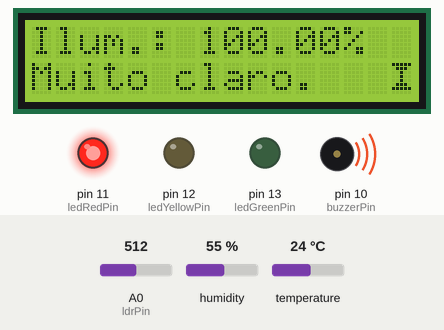
Bench run of a sketch on a simulated Arduino Uno, built with avr-gcc and run on an emulated ATmega328P. Shown: 16×2 character LCD, output pins drawn as LEDs (lit = HIGH), buzzer (waves = sounding). Inputs (shaded band) come from the test bench; at power-on: humidity 55 %, A0 (ldrPin) = 512, temperature 24 °C. What the sketch prints to the serial monitor is not drawn.

Above: at 5.2 s.
At 16.6 s:
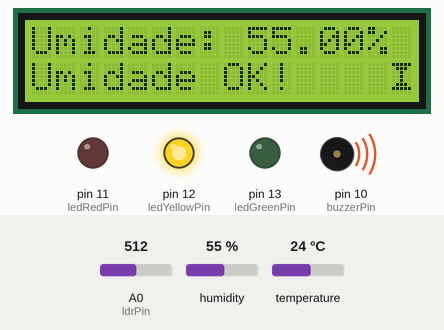
16.7 s: humidity set to 51 %
At 30.6 s:
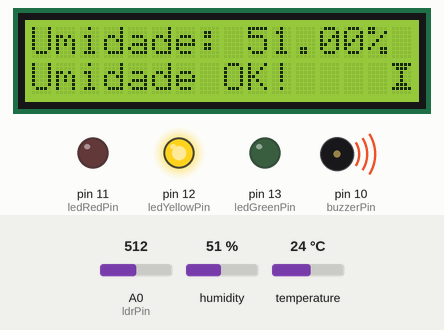
30.7 s: humidity set to 48 %
At 46.8 s:
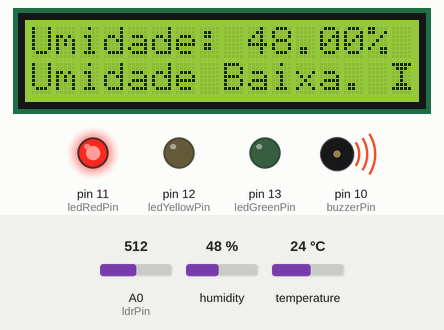
Timing chart, 0 to 56.8 s (numbered marks = the images above; inputs shaded):
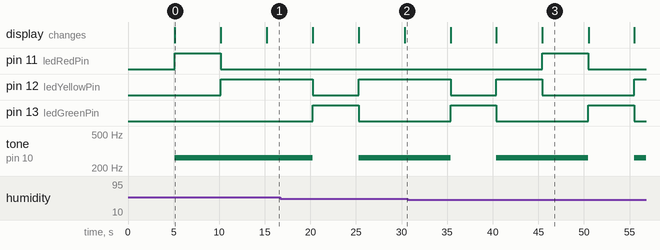

The sketch:

cp2_edge.ino
```cpp
 //Library to use DHT sensor
#include <Adafruit_Sensor.h>
#include <DHT.h>
#include <DHT_U.h>

//Library to use LCD
#include <Wire.h>
#include <LiquidCrystal_I2C.h>

#define DHTTYPE DHT22
#define DHTPIN 2
DHT_Unified dht(DHTPIN, DHTTYPE);
uint32_t delayMS;

#define col 16
#define lin 2
#define ende 0x27

LiquidCrystal_I2C lcd(ende, col, lin);

byte pilar[8] = {
    B11111,
    B01110,
    B00100,
    B00100,
    B00100,
    B01110,
    B11111,
};

int ledRedPin = 11;
int ledYellowPin = 12;
int ledGreenPin = 13;
int ldrPin = A0;
int ldrValue = 0;
int buzzerPin = 10;

void setup() {
  //Serial monitor 9600 bps
  Serial.begin(9600);

  //Led's configuration
  pinMode(ledRedPin, OUTPUT);
  pinMode(ledYellowPin, OUTPUT);
  pinMode(ledGreenPin, OUTPUT);
  pinMode(buzzerPin, OUTPUT);


  //Starting sensor DHT
  dht.begin();
  Serial.println("Usando o Sensor DHT");
  sensor_t sensor; //Perguntar para o professor

  //Getting info about temp.
  dht.temperature().getSensor(&sensor);

  //Getting info about humidity.
  dht.humidity().getSensor(&sensor);

  //Settings of LCD
  lcd.init();
  lcd.backlight();
  lcd.clear();
  lcd.setCursor(0, 0);
  lcd.print("Grupo Pilar!");
  lcd.createChar(0, pilar);
  lcd.setCursor(15, 1);
  lcd.write(byte(0));
  delayMS = 5000;

}

void loop() {
  float tempSum = 0;
  float humidSum = 0;
  float lightSum = 0;
  int count = 0;
  int ldrValuePercentual = map(ldrValue, 1015, 8, 0, 100);

  delay(delayMS);

  for(int i = 0; i < 5; i++){
    sensors_event_t event;
    dht.temperature().getEvent(&event);
    tempSum += event.temperature;

    dht.humidity().getEvent(&event);
    humidSum += event.relative_humidity;

    lightSum += ldrValuePercentual;

    count ++;
  }

  float averageTemp = tempSum / count;
  float averageHumid = humidSum / count;
  float averageLight = lightSum / count;

  lcd.clear();

  ldrValue = analogRead(ldrPin);
  Serial.println(averageLight);
  Serial.println(averageHumid);
  Serial.println(averageTemp);
  Serial.println(ldrValue);

  if(isnan(averageLight)){
    lcd.setCursor(0, 0);
    lcd.print("Erro Iluminação");
  }
  else {
    lcd.setCursor(0, 0);
    lcd.print("Ilum.: ");
    lcd.print(averageLight);
    lcd.print("%");
    lcd.setCursor(15,1);
    lcd.write(byte(0));

    if(averageLight == 100){
        digitalWrite(ledYellowPin, LOW);
        digitalWrite(ledGreenPin, LOW);
        digitalWrite(ledRedPin, HIGH);
        tone(buzzerPin, 262);
        lcd.setCursor(0, 1);
        lcd.print("Muito claro.");
    }
    else if (averageLight >= 50){
      digitalWrite(ledRedPin, LOW);
      digitalWrite(ledGreenPin, LOW);
      digitalWrite(ledYellowPin, HIGH);
      noTone(buzzerPin);
      lcd.setCursor(0, 1);
      lcd.print("Meia luz.");
    }
    else {
      digitalWrite(ledGreenPin, HIGH);
      digitalWrite(ledYellowPin, LOW);
      digitalWrite(ledRedPin, LOW);
      noTone(buzzerPin);
      lcd.print("Luminosidade OK!");
    }
  }

  delay(delayMS);
  lcd.clear();

  if(isnan(averageTemp)){
    lcd.print("Erro: Temp.");
  }
  else{
    lcd.setCursor(0, 0);
    lcd.print("Temp.: ");
    lcd.print(averageTemp);
    lcd.print("C");
    lcd.setCursor(15,1);
    lcd.write(byte(0));

    if(averageTemp >= 10 && averageTemp <= 15){
      lcd.setCursor(0, 1);
      lcd.print("Temperatura OK!");
    }
    else if(averageTemp > 15){
      digitalWrite(ledRedPin, LOW);
      digitalWrite(ledGreenPin, LOW);
      digitalWrite(ledYellowPin, HIGH);
      tone(buzzerPin, 262);
      lcd.setCursor(0, 1);
      lcd.print("Temp. Alta.");
    }
    else{
      digitalWrite(ledRedPin, LOW);
      digitalWrite(ledGreenPin, LOW);
      digitalWrite(ledYellowPin, HIGH);
      tone(buzzerPin, 262);
      lcd.setCursor(0, 1);
      lcd.print("Temp. Baixa.");
    }

  }

  delay(delayMS);

  if(isnan(averageHumid)){
    lcd.print("Erro: Umidade.");
  }
  else{
    lcd.clear();
    lcd.setCursor(0, 0);
    lcd.print("Umidade: ");
    lcd.print(averageHumid);
    lcd.println("%");
    lcd.setCursor(15, 1);
    lcd.write(byte(8));

    if(averageHumid >= 50 && averageHumid <= 70){
      lcd.setCursor(0, 1);
      lcd.print("Umidade OK!");
    }
    else if(averageHumid > 70){
      digitalWrite(ledRedPin, HIGH);
      digitalWrite(ledGreenPin, LOW);
      digitalWrite(ledYellowPin, LOW);
      tone(buzzerPin, 262);
      lcd.setCursor(0, 1);
      lcd.print("Umidade Alta.");
    }
    else{
      digitalWrite(ledRedPin, HIGH);
      digitalWrite(ledGreenPin, LOW);
      digitalWrite(ledYellowPin, LOW);
      tone(buzzerPin, 262);
      lcd.setCursor(0, 1);
      lcd.print("Umidade Baixa.");
    }
  }
}
```

Measured:
- the behaviour switches between 50 and 49 % on humidity (found by bisection; images 2 and 3)
- after the input at 30.7 s, pin 11 (ledRedPin): LOW → HIGH after 14.7 s, → LOW 5.1 s later; the display: first differs from a run without the input after 14.7 s (image 3)
- by itself, pin 13 (ledGreenPin): alternates HIGH for 5.0 s and LOW for 10.1 s
- by itself, tone on pin 10 (buzzerPin): alternates 262 Hz for 10.1 s and silent for 5.0 s
- what the display in image 0 shows lasts 5.1 s, from 5.1 s to 10.2 s
